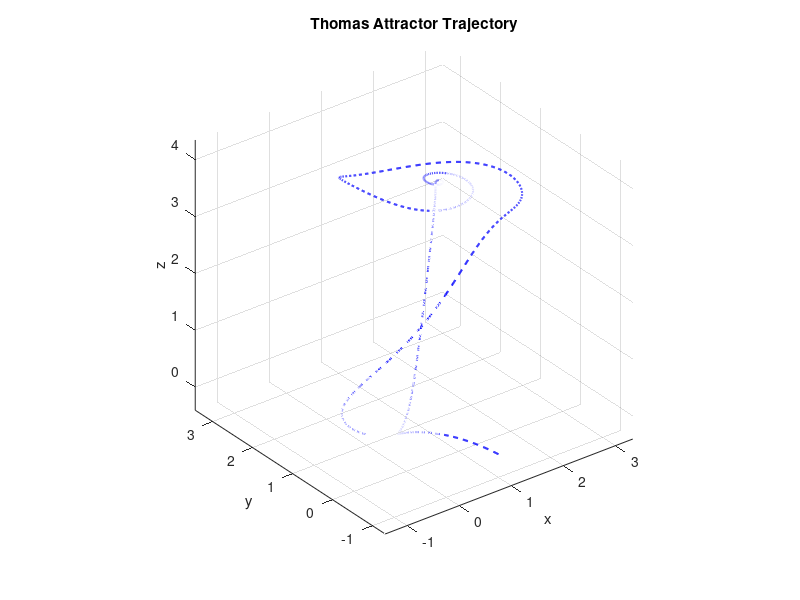

This chart was generated by the following MATLAB code: (Note: this script raises an error after producing the figure.)
tStart = tic;

% --- Time discretization ---
mu = .1;
h = 1/100;
tspan = 0:h:40;
 %% System parameters
    epsilon = 1e-6;  % Regularization parameter
    
    %% Define the Thomas system
    Thomas_dynamics = @(t,X) [
        sin(X(2)) - 0.2*X(1);
        sin(X(3)) - 0.2*X(2);
        sin(X(1)) - 0.2*X(3)
    ];
    
    %% Generate training data
    x0 = [1.0; -1.0; 0.0];  % Initial condition
    options = odeset('RelTol',1e-6,'AbsTol',1e-9);
    [t, X] = ode45(Thomas_dynamics, tspan, x0, options);
    %X = X';
N = size(X, 1);
d = size(X, 2);  % 3D

% --- Plot trajectory ---
figure;
plot3(X(:, 1), X(:, 2), X(:, 3), 'b--', 'LineWidth', 1.5);
title('Thomas Attractor Trajectory');
xlabel('x'); ylabel('y'); zlabel('z'); grid on;
axis equal;

% --- Polynomial basis functions up to order 2 ---
polyorder = 2;
B = poolDataMatrix(X, d, polyorder);  % user-defined
C = B(:, 2:end);  % remove constant term
M_poly = size(C, 2);

% --- Trigonometric scalar functions ---
trig_scalars = [ ...
    sin(X(:,1)), sin(X(:,2)), sin(X(:,3)), ...
    cos(X(:,1)), cos(X(:,2)), cos(X(:,3)) ];
M_trig = size(trig_scalars, 2);

% --- Combine scalar features ---
all_scalars = [C, trig_scalars];
M_total = size(all_scalars, 2);

% --- Promote scalar to vector-valued basis ---
Y_all = cell(1, d * M_total);
for i = 1:M_total
    for j = 1:d
        tmp = zeros(N, d);
        tmp(:, j) = all_scalars(:, i);
        Y_all{d*(i-1) + j} = tmp;
    end
end

% --- Kernel gradient difference: ∇K(X, X0) - ∇K(X, XT) ---
X1 = X(1, :);
Xend = X(end, :);
K_Xj_X1 = exp(-sum((X - X1).^2, 2) / (2 * mu^2));
K_Xj_Xend = exp(-sum((X - Xend).^2, 2) / (2 * mu^2));
grad_K_diff = ((K_Xj_X1 .* (X - X1)) - (K_Xj_Xend .* (X - Xend))) / mu^2;

% --- Compute Y vector via inner products ---
Y = zeros(length(Y_all), 1);
for i = 1:length(Y_all)
    integrand = sum(grad_K_diff .* Y_all{i}, 2);
    Y(i) = trapz(t, integrand);
end

% --- Kernel Hessian ---
DX = permute(X, [1 3 2]) - permute(X, [3 1 2]);  % (i,j,:) = X(i,:) - X(j,:)
norm_sq = sum(DX.^2, 3);
Kval = exp(-norm_sq / (2 * mu^2));

H = zeros(N, N, d, d);
for i = 1:d
    for j = 1:d
        delta = (i == j);
        H(:, :, i, j) = (delta / mu^2 - (DX(:,:,i) .* DX(:,:,j)) / mu^4) .* Kval;
    end
end

% --- Simpson weights ---
SIMP = ones(N, 1);
SIMP(2:2:end-1) = 4;
SIMP(3:2:end-2) = 2;

% --- Gram matrix computation ---
Mfull = length(Y_all);
grammat = zeros(Mfull, Mfull);

for k = 1:Mfull
    Yk = Y_all{k};
    for l = k:Mfull
        Yl = Y_all{l};
        f_matrix = zeros(N, N);
        for i = 1:d
            for j = 1:d
                f_matrix = f_matrix + (Yk(:, i) * Yl(:, j)') .* squeeze(H(:, :, i, j));
            end
        end
        grammat(k, l) = h^2 / 9 * (SIMP' * f_matrix * SIMP);
        grammat(l, k) = grammat(k, l);
    end
end

% --- Solve regularized least squares problem ---
lambda = 1e-2;
ThetaMat = (grammat + lambda * eye(size(grammat))) \ Y;

% --- Threshold to retain top 10 terms ---
[~, idx] = maxk(abs(ThetaMat), 10);
FinalTheta = zeros(size(ThetaMat));
FinalTheta(idx) = ThetaMat(idx);
disp(FinalTheta);

% --- Reconstruct vector field ---
f_sum = zeros(size(X));
for k = 1:length(Y_all)
    f_sum = f_sum + FinalTheta(k) * Y_all{k};
end

% --- True vector field from Thomas dynamics ---
true_vec = zeros(size(X));
for i = 1:N
    true_vec(i, :) = Thomas_dynamics([], X(i, :))';
end

% --- Mean squared error ---
mse = mean(vecnorm(f_sum - true_vec, 2, 2).^2);
fprintf('Mean Squared Error: %.6e\n', mse);

% --- Quiver3 plot of true vs. recovered ---
figure;
quiver3(X(:,1), X(:,2), X(:,3), f_sum(:,1), f_sum(:,2), f_sum(:,3), 'r');
hold on;
quiver3(X(:,1), X(:,2), X(:,3), true_vec(:,1), true_vec(:,2), true_vec(:,3), 'b--');
legend('Approximated field', 'True field');
title('Thomas Attractor: Vector Field Comparison');
axis equal;
grid on;

toc(tStart);
